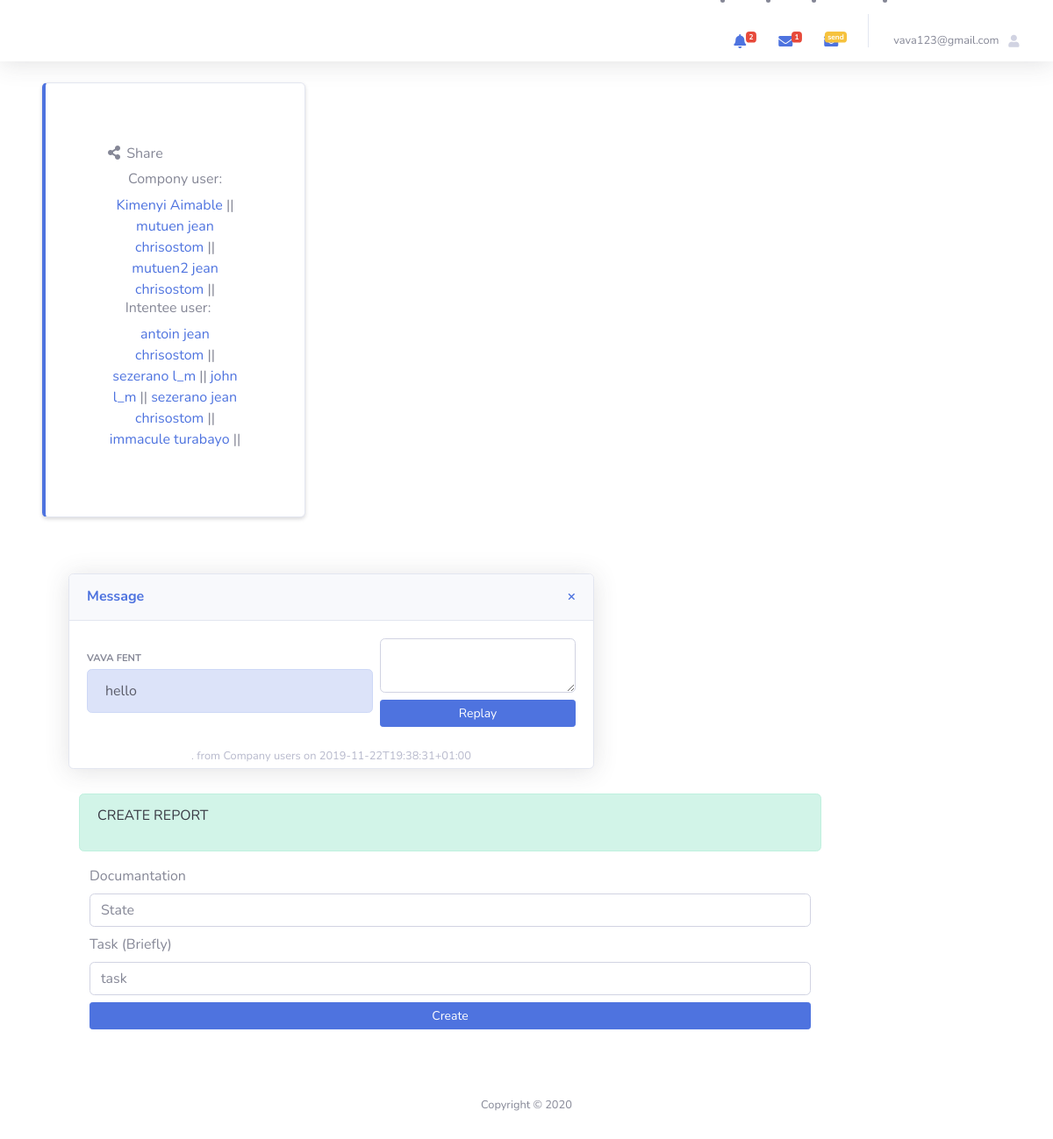
The app's page /home.php?report=a&readms=vava123@gmail.com&msi=17 (signed in) with its own data.
### tables this page shows
CREATE TABLE `users` (
  `userid` int(255) NOT NULL,
  `fname` varchar(255) NOT NULL,
  `lname` varchar(255) NOT NULL,
  `Email` varchar(50) DEFAULT NULL,
  `password` varchar(255) NOT NULL,
  `status` varchar(255) DEFAULT NULL,
  `reg` varchar(11) DEFAULT '0',
  `gander` varchar(50) NOT NULL,
  `intid` varchar(50) DEFAULT 'none'
);

CREATE TABLE `massage` (
  `mId` int(11) NOT NULL,
  `userid` int(11) DEFAULT NULL,
  `massage` varchar(500) NOT NULL,
  `Email` varchar(50) DEFAULT NULL,
  `date` varchar(50) DEFAULT NULL,
  `status` varchar(50) DEFAULT NULL,
  `sendto` varchar(50) DEFAULT NULL,
  `live` int(11) DEFAULT '1'
);

### include/module.php (the view, shortened to what this page needs)
<?php
class conn {
    protected $host = 'localhost';
    protected $user = 'root';
    protected $pass = '';
    protected $dbname = 'intent_ms';
    protected $link ;
public function __construct(){
    try{
        $dns = 'mysql:host='.$this->host.';dbname='.$this->dbname.';';
      $this->link = new PDO($dns,$this->user,$this->pass);
      $this->link->setAttribute( PDO::ATTR_ERRMODE, PDO::ERRMODE_WARNING );
  }
  catch(PDOException  $e){
      echo $e->getMessage();
  }
}
     public function note() {
        $sql = " SELECT  * from users where reg ='0' ";
        $stmt = $this->link->prepare($sql);
        $stmt->execute();
        $stmt->fetchAll();
        $rows = $stmt->rowCount();
     echo $rows;
     }
public function malnote($username){
    $sql = "SELECT users.* , massage.* from massage join users using(userid) where  massage.Email =:em and live != 0 ";
    $stmt = $this->link->prepare($sql);
    $stmt->execute([':em'=>$username]);
    $count = $stmt->rowCount();
    echo $count;
}
public function mailnote($username){
    $sql = "SELECT users.fname,users.lname,users.email as'sender' ,massage.Email as'receiver' ,massage.mId , massage.massage ,massage.date,massage.status from massage join users using(userid) where massage.Email = :em and live=1  group by massage.Email order by mId desc  ";
    $stmt = $this->link->prepare($sql);
    $stmt->execute([':em'=>$username]);
    $rows = $stmt->fetchAll();
}
   public function cuser( $st , $inte){
      $ex = $_SESSION['userName'];
    $sq = "SELECT * FROM users WHERE  status= :st and intid = :cu and Email !=:ex  and reg='1' or status= 'admin' ";
            $stmt = $this->link->prepare($sq);
            $stmt->execute([':cu'=> $inte , ':st'=>$st , ':ex'=>$ex]);
            $rows = $stmt->fetchAll();
            foreach($rows as $re){
                   echo ' <a class="collapse-item text-center " href="home.php?report=a&cus='. $re['userid'] .'">'. $re['fname'] .' '. $re['lname']  .'</a> || ';
            }
   }
   public function iuser( $st ){
    $sq = "SELECT * FROM users WHERE  status= :st  and reg='1' ";
            $stmt = $this->link->prepare($sq);
            $stmt->execute([':st'=> $st ]);
            $rows = $stmt->fetchAll();
            foreach($rows as $re){
                echo ' <a class="collapse-item text-center " href="home.php?report=a&cus='. $re['userid'] .'">'. $re['fname'] .' '. $re['lname']  .'</a> || ';
            }
   }
public function rems($em,$mi){
    $sql = " SELECT users.fname,users.lname,users.email as'sender' ,massage.Email as'receiver' ,massage.mId , massage.massage ,massage.date,massage.status from massage join users using(userid) where users.Email = :em and live=1 and mid = :mi  group by massage.Email order by mId desc ;";
    $stmt = $this->link->prepare($sql);
    $stmt->execute([':em'=>$em , ':mi'=>$mi]);
    $rows = $stmt->fetchAll();
 foreach($rows as $row){
    $st = $row['status'];
    $t = '';
    if($st == 'cuser' ){
        $t = 'Company users';
    }
    elseif($st == 'admin'){
        $up = "UPDATE massage set live = 0 where mId =:em";
        $ty = $this->link->prepare($up);
        $ty->execute([':em'=>$row['mId']]);
        $t = 'Company owner';
    }
    else{
        $up = "UPDATE massage set live = 0 where mId =:em";
        $ty = $this->link->prepare($up);
        $ty->execute([':em'=>$row['mId']]);
        $t = 'Part time user';
    }
        echo '
        <div class="card-body">
      <div class="row no-gutters align-items-center">
        <div class="col mr-2">
          <div class="text-xs font-weight-bold  text-uppercase mb-1">'. $row['fname'] .' '. $row['lname'] .'</div>
           <div class=" mb-0 alert alert-primary d-block text-gray-800">'. $row['massage'] .' </div>
        </div>
        <div class="col-auto">
  <form method="post" action >
        <textarea type="text"   name="message"  class="form-control" >    </textarea>
        <button class="btn btn-sm mt-2 mr-2 btn-primary btn-block" name="replay" type="submit">Replay</button>
            </form>
        </div>
      </div>
    </div>
    <div class=" dropdown-item text-center small text-gray-500">
    . from '. $t .'  on '. $row['date'] .'
    </div>
        ';
 }
}
}

### records on screen
users: fname "Kimenyi", lname "Aimable"
users: fname "mutuen", lname "jean chrisostom"
users: fname "mutuen2", lname "jean chrisostom"
users: fname "antoin", lname "jean chrisostom"
users: fname "sezerano", lname "l_m"
users: fname "john", lname "l_m"
users: fname "sezerano", lname "jean chrisostom"
users: fname "immacule", lname "turabayo"
massage: userid.fname "VAVA", userid.lname "FENT", massage "hello", status "Company users", date "2019-11-22T19:38:31+01:00"

### other values on screen
$rows "2"
$count "1"
$_SESSION['userName'] "vava123@gmail.com"
